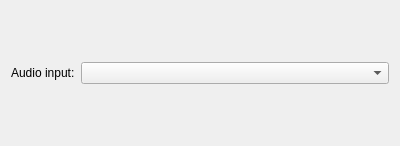
<?xml version="1.0" encoding="UTF-8"?>
<ui version="4.0">
 <class>OptRecording</class>
 <widget class="QWidget" name="OptRecording">
  <property name="geometry">
   <rect>
    <x>0</x>
    <y>0</y>
    <width>400</width>
    <height>146</height>
   </rect>
  </property>
  <property name="windowTitle">
   <string>Form</string>
  </property>
  <layout class="QGridLayout">
   <item row="0" column="2">
    <widget class="QComboBox" name="cb_audioInDevice">
     <property name="sizePolicy">
      <sizepolicy hsizetype="Expanding" vsizetype="Fixed">
       <horstretch>0</horstretch>
       <verstretch>0</verstretch>
      </sizepolicy>
     </property>
    </widget>
   </item>
   <item row="0" column="0">
    <widget class="QLabel" name="lb_audioInDevice">
     <property name="text">
      <string>Audio input:</string>
     </property>
    </widget>
   </item>
  </layout>
 </widget>
 <tabstops>
  <tabstop>cb_audioInDevice</tabstop>
 </tabstops>
 <resources/>
 <connections/>
</ui>
